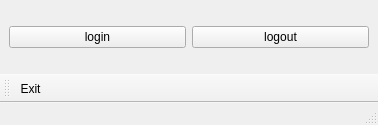
<?xml version="1.0" encoding="UTF-8"?>
<ui version="4.0">
 <class>MainWindow</class>
 <widget class="QMainWindow" name="MainWindow">
  <property name="geometry">
   <rect>
    <x>0</x>
    <y>0</y>
    <width>378</width>
    <height>125</height>
   </rect>
  </property>
  <property name="windowTitle">
   <string>MainWindow</string>
  </property>
  <widget class="QWidget" name="centralwidget">
   <layout class="QHBoxLayout" name="horizontalLayout">
    <item>
     <widget class="QPushButton" name="pb_login">
      <property name="text">
       <string>login</string>
      </property>
     </widget>
    </item>
    <item>
     <widget class="QPushButton" name="pb_logout">
      <property name="text">
       <string>logout</string>
      </property>
     </widget>
    </item>
   </layout>
  </widget>
  <widget class="QMenuBar" name="menubar">
   <property name="geometry">
    <rect>
     <x>0</x>
     <y>0</y>
     <width>378</width>
     <height>22</height>
    </rect>
   </property>
  </widget>
  <widget class="QStatusBar" name="statusbar"/>
  <widget class="QToolBar" name="toolBar">
   <property name="windowTitle">
    <string>toolBar</string>
   </property>
   <property name="iconSize">
    <size>
     <width>32</width>
     <height>32</height>
    </size>
   </property>
   <attribute name="toolBarArea">
    <enum>BottomToolBarArea</enum>
   </attribute>
   <attribute name="toolBarBreak">
    <bool>false</bool>
   </attribute>
   <addaction name="act_exit"/>
  </widget>
  <action name="act_exit">
   <property name="icon">
    <iconset>
     <normaloff>exit.png</normaloff>exit.png</iconset>
   </property>
   <property name="text">
    <string>Exit</string>
   </property>
   <property name="toolTip">
    <string>Выход из приложения</string>
   </property>
  </action>
 </widget>
 <resources/>
 <connections>
  <connection>
   <sender>act_exit</sender>
   <signal>triggered()</signal>
   <receiver>MainWindow</receiver>
   <slot>close()</slot>
   <hints>
    <hint type="sourcelabel">
     <x>-1</x>
     <y>-1</y>
    </hint>
    <hint type="destinationlabel">
     <x>188</x>
     <y>62</y>
    </hint>
   </hints>
  </connection>
 </connections>
</ui>
